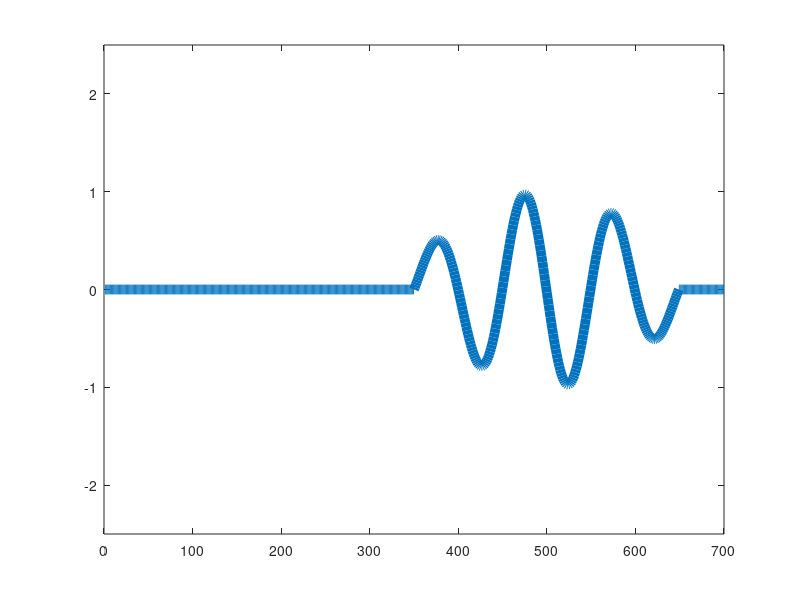

Write the MATLAB code that produced this figure.
h = figure;

x = (1:700);
t = linspace(0,6*pi, 300);

y = zeros(size(x));

shift = 350;

y(shift:shift+length(t)-1) = sin(t).*exp((-((t-mean(t))/max(t)).^2)/0.25);

plot(y,'LineWidth',7);
ylim([-2.5,2.5])